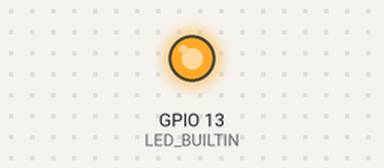
Recording of a program running on a simulated ESP32. On the bench: output pins drawn as LEDs (lit = HIGH). WiFi joins after 1.5 s; servers stay silent unless stated.

Above: at 0.1 s.
At 1.6 s:
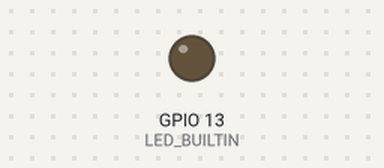
Timing chart, 0 to 3.1 s (numbered marks = the images above):
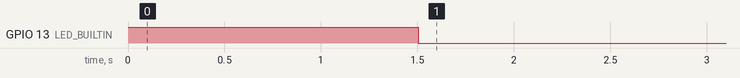

The program:

main.cpp
```cpp
#include <resin.h>

Resin resin;
String applicationUUID = "1234567890";
String ssid = "resin-hotspot";
String password = "resin-hotspot";

void setup(void) {
    resin.Setup(applicationUUID, ssid, password);
}

void loop(void) {
    resin.Loop();
    delay(1000);
}
```

resin.cpp
```cpp
#include "resin.h"

Resin::Resin(){}
Resin::~Resin(){}

void Resin::Setup(String applicationUUID, String ssid, String password, bool led) {
    _applicationUUID = applicationUUID;
    _ssid = ssid;
    _password = password;
    _led = led;

    if (_led) {
        pinMode(LED_BUILTIN, OUTPUT);
        digitalWrite(LED_BUILTIN, HIGH);
    }

    WiFi.setAutoConnect(true);
    WiFi.setAutoReconnect(true);
    WiFi.begin(_ssid.c_str(), _password.c_str());
    while (WiFi.status() != WL_CONNECTED) {
        delay(100);
    }

    _httpServer = WiFiServer(80);
    _httpServer.begin();

    ArduinoOTA.begin();
}

void Resin::Loop() {
    Serve();

    ArduinoOTA.handle();

    if (_led) {
        if (WiFi.isConnected()) {
            digitalWrite(LED_BUILTIN, LOW);
        } else {
            digitalWrite(LED_BUILTIN, HIGH);
        }
    }
}

void Resin::Serve() {
    WiFiClient client = _httpServer.available();
    if (!client) {
        return;
    }

    while(client.connected() && !client.available()){
        delay(1);
    }

    String req = client.readStringUntil('\r');
    int addr_start = req.indexOf(' ');
    int addr_end = req.indexOf(' ', addr_start + 1);
    if (addr_start == -1 || addr_end == -1) {
        return;
    }

    req = req.substring(addr_start + 1, addr_end);
    client.flush();

    if (req == "/id") {
        client.print(_applicationUUID.c_str());
    }
}
```

resin.h
```cpp
#include <Arduino.h>
#include <WiFi.h>
#include <ESPmDNS.h>
#include <WiFiUdp.h>
#include <ArduinoOTA.h>

#ifndef Resin_H
#define Resin_H

#define LED_BUILTIN 13

class Resin {
    public:
        Resin();
        ~Resin();

        void Setup(String applicationUUID, String ssid, String password, bool led=true);
        void Loop();

    private:
        void Serve();

        WiFiServer _httpServer;

        String _applicationUUID;
        String _ssid;
        String _password;
        bool _led;
};

#endif
```

Measured:
- by itself, GPIO 13 (LED_BUILTIN): HIGH → LOW at 1.5 s
